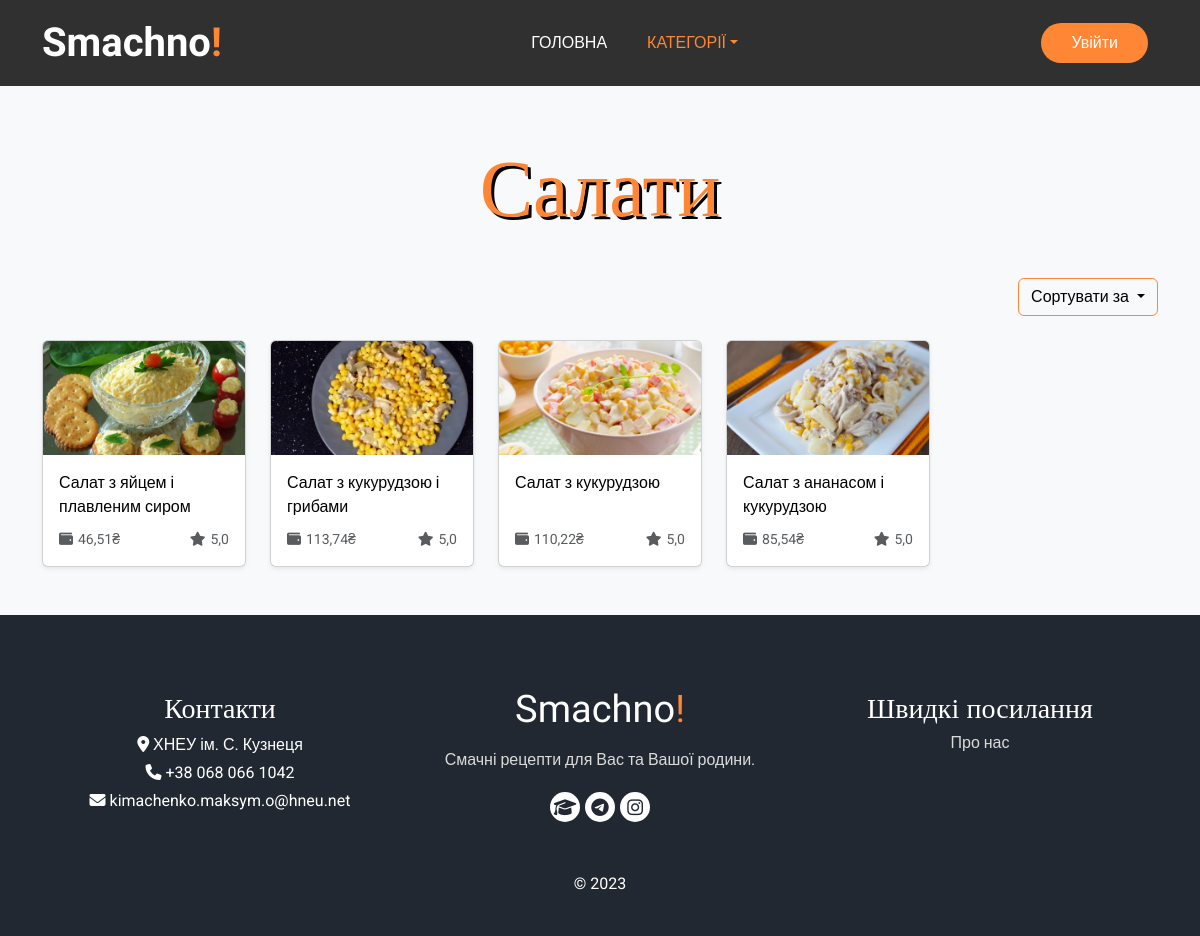
Page /category/salaty on the earlier database version.
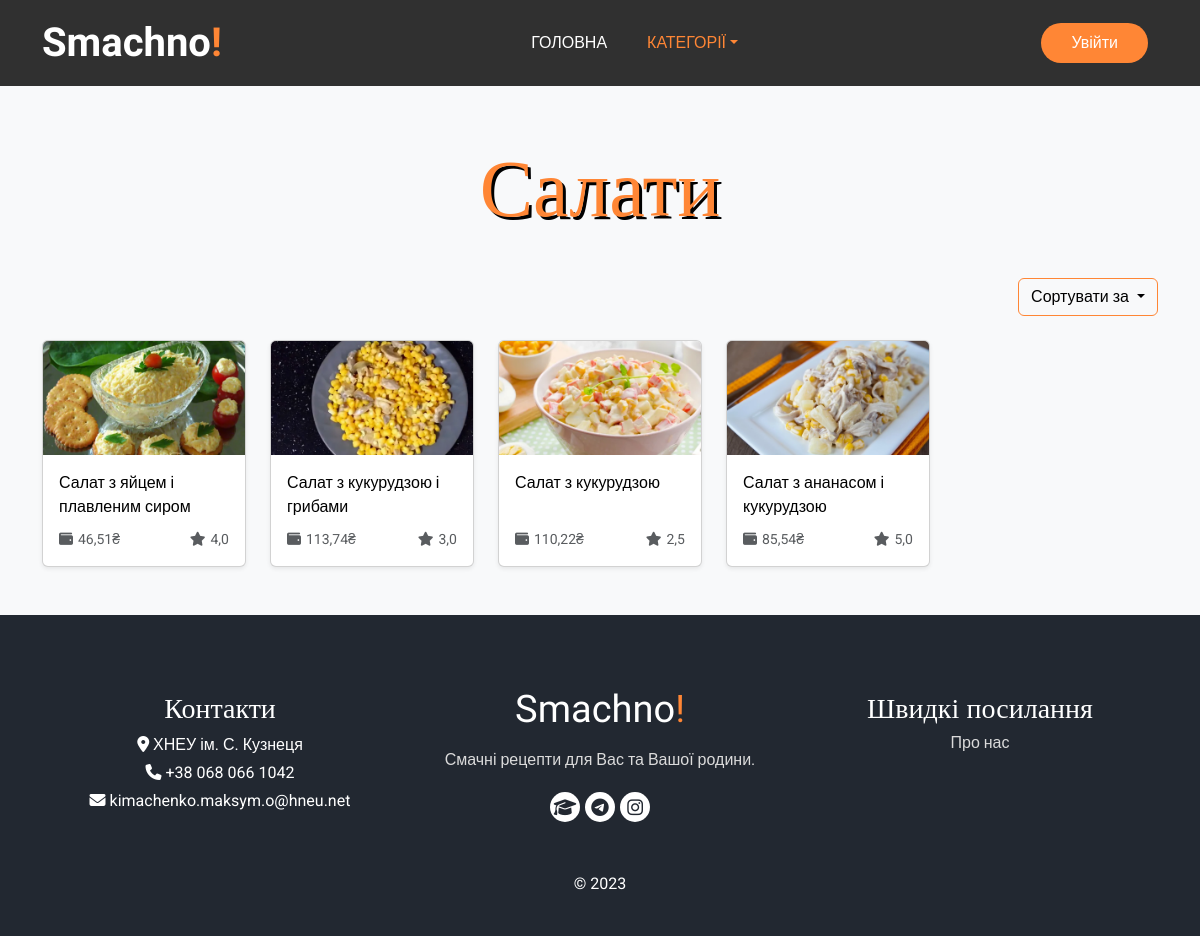
Same page on the later database version.
### recipes/models.py (models this page shows, shortened)
class Recipe(models.Model):
    def get_preview_path(self, filename):
        path = 'images\\' + date(localtime(self.created), 'ymd-Hi-') + translit(self.title).replace(' ', '-') + '/cover.webp'
        return path
    preview = ResizedImageField(verbose_name='Фото-прев\'ю', upload_to=get_preview_path, size=[1920, 1080], crop=['middle', 'center'], quality=100, force_format='WEBP')
    folder_path = models.FilePathField('Шлях до папки з фото', max_length=128)
    title = models.CharField('Назва', max_length=100, unique=True)
    slug = models.CharField('Посилання', max_length=128)
    description = CKEditor5Field('Детальний рецепт', config_name='extends')
    cooking_time = models.CharField('Час приготування', max_length=30)
    portions = models.IntegerField('Кількість порцій')
    created = models.DateTimeField('Дата публікації', auto_now_add=True)
    modified = models.DateTimeField('Дата редагування', auto_now=True)
    likes = models.ManyToManyField(settings.AUTH_USER_MODEL, verbose_name='Уподобали', related_name='like_recipe')
    total_price = models.DecimalField('Вартість', max_digits=6, decimal_places=2, null=True)
    avg_rating = models.DecimalField('Оцінка', max_digits=2, decimal_places=1, default=5)
    category = models.ManyToManyField(Category, verbose_name='Категорії')
    class Meta:
        db_table = 'Recipes'
        verbose_name = 'Рецепт'
        verbose_name_plural = 'Рецепти'

### recipes/views.py (the view)
# urls.py: path('category/<str:slug>', views.CategoryRecipes.as_view(), name='category_recipes'),
class CategoryRecipes(View):
    def get(self, request, slug):
        category = Category.objects.get(slug=slug)
        category_recipes = Recipe.objects.filter(category__name=category.name)
        categories = Category.objects.all()
        return render(request, "recipes/category.html", {'category_recipes': category_recipes, 'category': category, 'categories': categories})

### templates/recipes/category.html (shortened to what the changed rows need)
{% load static %}
<!DOCTYPE html>
<html lang="uk">
<head>
  <link rel="stylesheet" href="https://cdnjs.cloudflare.com/ajax/libs/bootstrap/5.3.0/css/bootstrap.min.css" />
  <link rel="stylesheet" href="https://cdnjs.cloudflare.com/ajax/libs/font-awesome/6.4.0/css/all.min.css" />
  <link rel="stylesheet" href="{% static 'recipes/css/category.css' %}" />
</head>
<body>
  <div class="py-5 bg-light">
    <div class="container">
      <div class="heading_container heading_center">
        <h1> {{ category.name }} </h1>
      </div>
      <br><br>
      <div class="row">
        <section class="col-md-12">
          <div class="row recipe-container row-cols-xs-1 row-cols-md-4 row-cols-lg-5 g-4">
            {% for recipe in category_recipes reversed %}
            <div class="col recipe-item" data-id="{{ recipe.id }}" data-rating="{{ recipe.avg_rating }}"
              data-worth="{{ recipe.total_price }}">
              <div class="card shadow-sm">
                <a href="{% url 'recipe_detail' recipe.slug %}">
                  <img class="card-img-top" src="{{ recipe.preview.url }}">
                </a>
                <div class="card-body d-flex flex-column justify-content-between">
                  <a href="{% url 'recipe_detail' recipe.slug %}" style="text-decoration: none; color:black;">
                    <p class="card-text" style="margin-bottom: 10px;">{{ recipe.title }}</p>
                  </a>
                  <div class="d-flex justify-content-between align-items-center">
                    <small class="text-muted">
                      <i class="fa-solid fa-wallet" style="margin-right: 5px;" title="Вартість приготування"></i>{{ recipe.total_price }}₴
                    </small>
                    <small class="text-muted">
                      <i class="fa-solid fa-star" style="margin-right: 5px; margin-left: 5px;" title="Оцінка"></i>{{ recipe.avg_rating }}
                    </small>
                  </div>
                </div>
              </div>
            </div>
            {% endfor %}
          </div>
        </section>
      </div>
    </div>
  </div>
</body>
</html>

Differences in the rows shown:
changed Recipe "Салат з яйцем і плавленим сиром": avg_rating "5,0" → "4,0"
changed Recipe "Салат з кукурудзою і грибами": avg_rating "5,0" → "3,0"
changed Recipe "Салат з кукурудзою": avg_rating "5,0" → "2,5"
